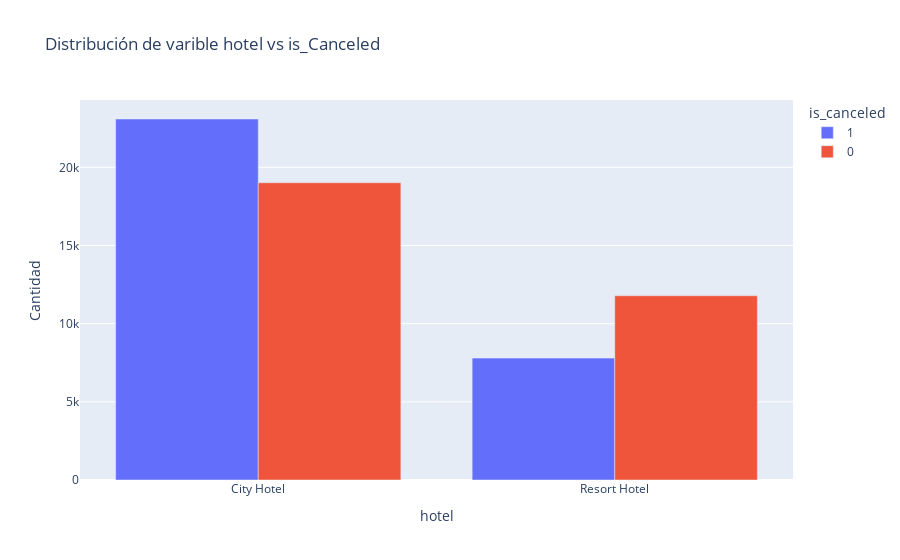
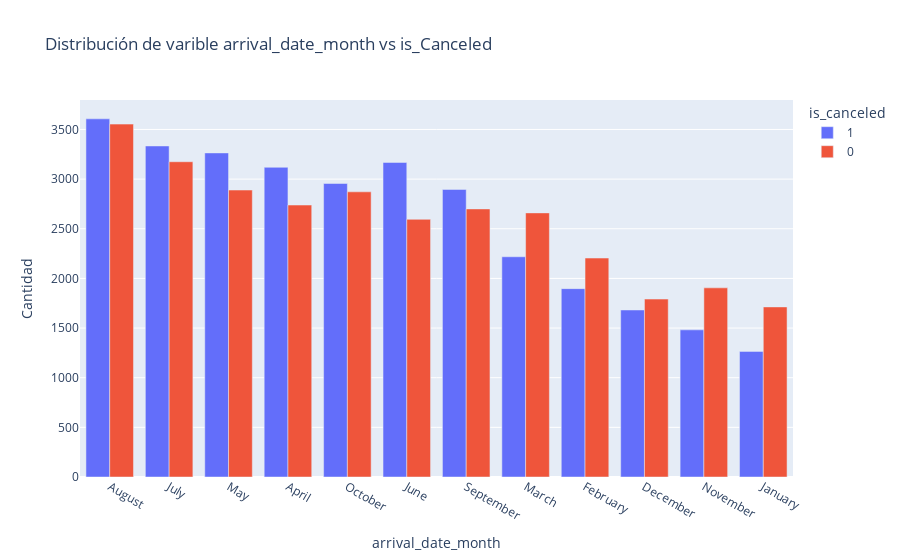
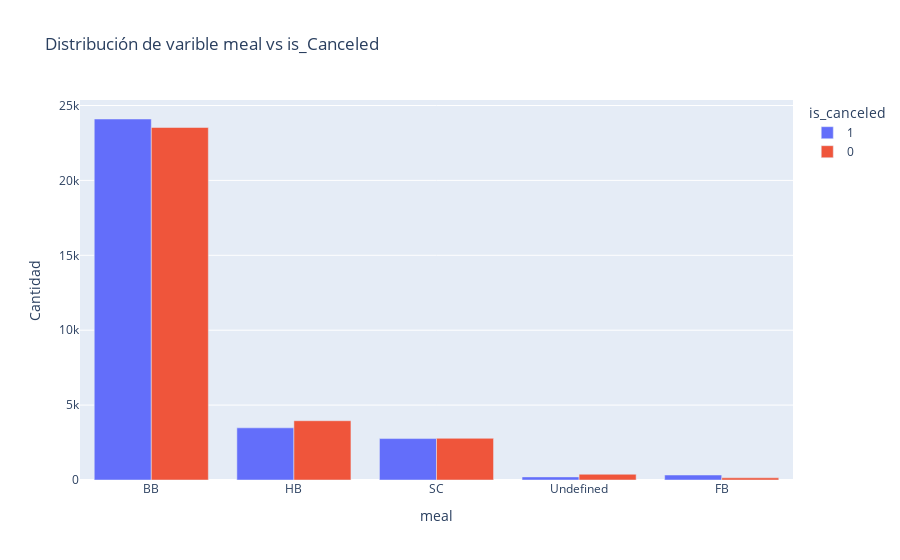
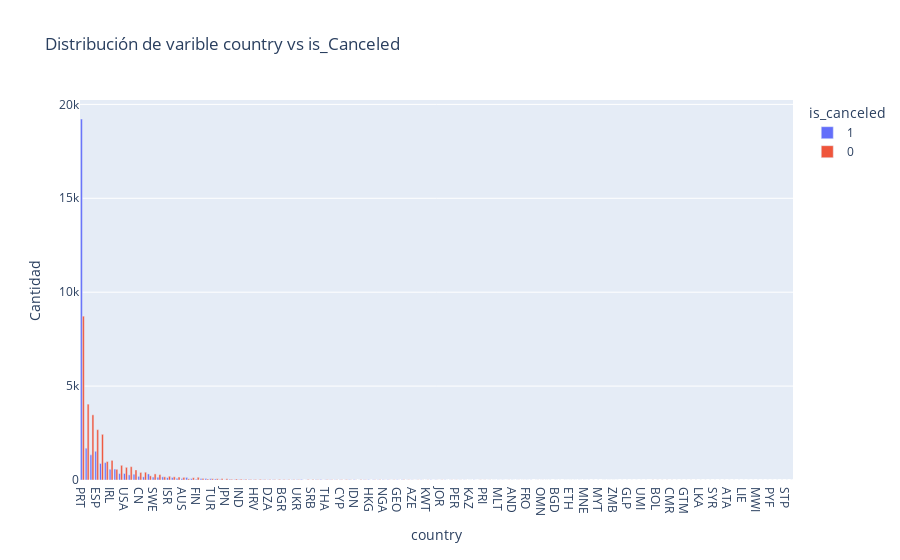

Source (notebook cell) for these figures, in order:
### Markdown cell above
### Variables Categoricas

Veamos como se comportan las variables categoricas con respecto a su estado de reserva. Teniendo en cuenta lo recien visto

### Code cell
def print_categorical_value_count(data: pd.DataFrame, column: str, subdivision: str):
  categorical_column_info = pd.merge(
    data.groupby(column)[subdivision].value_counts().reset_index(name="Cantidad"),
    data[column].value_counts().reset_index(name="total").rename(columns={"index": column}),
    on=column,
  ).sort_values(["total", subdivision], ascending=False)
  categorical_column_info["percentage"] = categorical_column_info["Cantidad"] / categorical_column_info["total"]
  categorical_column_info[subdivision] = categorical_column_info[subdivision].astype(str)
  px.bar(
    categorical_column_info,
    x=column,
    y="Cantidad",
    color=subdivision,
    hover_data={"percentage":":.2r"},
    barmode='group',
    title= "Distribución de varible " + column + " vs is_Canceled"
  ).show()

categorical_cols = [
  'hotel',
  'arrival_date_month',
  'meal',
  'country',
  'market_segment', # market_segment tiene info casi identica a distribution_channel
  'distribution_channel',
  'reserved_room_type',
  'assigned_room_type',
  'deposit_type',
  'customer_type',
  "agent", # marcado como categorica en el paper (agent id)
  "is_repeated_guest", # marcado como categorica en el paper (true false value)
  "arrival_date_day_of_month", # dia del mes (lo veo como una categoria de 31 valores posibles)
  'arrival_date_week_number', # week number (lo veo como una categoria de 53 valores posible)
  # "company", # marcado como categorica en el paper (company id) se borro del df
  
]
  # arrival_date_month + arrival_date_day_of_month me parece que tienen la misma info
  # arrival_date_week_number con diferente granularidad

for cat in categorical_cols:
  print_categorical_value_count(df_hotel, cat, "is_canceled")

### Figure 1 — Plotly figure (JSON) as saved in the notebook; plotly's stock layout.template omitted (floating-point values rounded to 4 significant figures)
{"data": [{"alignmentgroup": "True", "customdata": [[0.5484], [0.3982]], "hovertemplate": "is_canceled=1<br>hotel=%{x}<br>Cantidad=%{y}<br>percentage=%{customdata[0]:.2r}<extra></extra>", "legendgroup": "1", "marker": {"color": "#636efa", "pattern": {"shape": ""}}, "name": "1", "offsetgroup": "1", "orientation": "v", "showlegend": true, "textposition": "auto", "type": "bar", "x": ["City Hotel", "Resort Hotel"], "xaxis": "x", "y": [23092, 7796], "yaxis": "y"}, {"alignmentgroup": "True", "customdata": [[0.4516], [0.6018]], "hovertemplate": "is_canceled=0<br>hotel=%{x}<br>Cantidad=%{y}<br>percentage=%{customdata[0]:.2r}<extra></extra>", "legendgroup": "0", "marker": {"color": "#EF553B", "pattern": {"shape": ""}}, "name": "0", "offsetgroup": "0", "orientation": "v", "showlegend": true, "textposition": "auto", "type": "bar", "x": ["City Hotel", "Resort Hotel"], "xaxis": "x", "y": [19016, 11784], "yaxis": "y"}], "layout": {"barmode": "group", "legend": {"title": {"text": "is_canceled"}, "tracegroupgap": 0}, "title": {"text": "Distribución de varible hotel vs is_Canceled"}, "xaxis": {"anchor": "y", "domain": [0, 1], "title": {"text": "hotel"}}, "yaxis": {"anchor": "x", "domain": [0, 1], "title": {"text": "Cantidad"}}}}

### Figure 2 — Plotly figure (JSON) as saved in the notebook; plotly's stock layout.template omitted (floating-point values rounded to 4 significant figures)
{"data": [{"alignmentgroup": "True", "customdata": [[0.5037], [0.5122], [0.5304], [0.5324], [0.5072], [0.5497], [0.5175], [0.4547], [0.4625], [0.4842], [0.4376], [0.4248]], "hovertemplate": "is_canceled=1<br>arrival_date_month=%{x}<br>Cantidad=%{y}<br>percentage=%{customdata[0]:.2r}<extra></extra>", "legendgroup": "1", "marker": {"color": "#636efa", "pattern": {"shape": ""}}, "name": "1", "offsetgroup": "1", "orientation": "v", "showlegend": true, "textposition": "auto", "type": "bar", "x": ["August", "July", "May", "April", "October", "June", "September", "March", "February", "December", "November", "January"], "xaxis": "x", "y": [3607, 3334, 3264, 3119, 2956, 3168, 2896, 2218, 1897, 1682, 1482, 1265], "yaxis": "y"}, {"alignmentgroup": "True", "customdata": [[0.4963], [0.4878], [0.4696], [0.4676], [0.4928], [0.4503], [0.4825], [0.5453], [0.5375], [0.5158], [0.5624], [0.5752]], "hovertemplate": "is_canceled=0<br>arrival_date_month=%{x}<br>Cantidad=%{y}<br>percentage=%{customdata[0]:.2r}<extra></extra>", "legendgroup": "0", "marker": {"color": "#EF553B", "pattern": {"shape": ""}}, "name": "0", "offsetgroup": "0", "orientation": "v", "showlegend": true, "textposition": "auto", "type": "bar", "x": ["August", "July", "May", "April", "October", "June", "September", "March", "February", "December", "November", "January"], "xaxis": "x", "y": [3554, 3175, 2890, 2739, 2872, 2595, 2700, 2660, 2205, 1792, 1905, 1713], "yaxis": "y"}], "layout": {"barmode": "group", "legend": {"title": {"text": "is_canceled"}, "tracegroupgap": 0}, "title": {"text": "Distribución de varible arrival_date_month vs is_Canceled"}, "xaxis": {"anchor": "y", "domain": [0, 1], "title": {"text": "arrival_date_month"}}, "yaxis": {"anchor": "x", "domain": [0, 1], "title": {"text": "Cantidad"}}}}

### Figure 3 — Plotly figure (JSON) as saved in the notebook; plotly's stock layout.template omitted (floating-point values rounded to 4 significant figures)
{"data": [{"alignmentgroup": "True", "customdata": [[0.506], [0.4681], [0.4984], [0.3508], [0.6981]], "hovertemplate": "is_canceled=1<br>meal=%{x}<br>Cantidad=%{y}<br>percentage=%{customdata[0]:.2r}<extra></extra>", "legendgroup": "1", "marker": {"color": "#636efa", "pattern": {"shape": ""}}, "name": "1", "offsetgroup": "1", "orientation": "v", "showlegend": true, "textposition": "auto", "type": "bar", "x": ["BB", "HB", "SC", "Undefined", "FB"], "xaxis": "x", "y": [24099, 3483, 2766, 207, 333], "yaxis": "y"}, {"alignmentgroup": "True", "customdata": [[0.494], [0.5319], [0.5016], [0.6492], [0.3019]], "hovertemplate": "is_canceled=0<br>meal=%{x}<br>Cantidad=%{y}<br>percentage=%{customdata[0]:.2r}<extra></extra>", "legendgroup": "0", "marker": {"color": "#EF553B", "pattern": {"shape": ""}}, "name": "0", "offsetgroup": "0", "orientation": "v", "showlegend": true, "textposition": "auto", "type": "bar", "x": ["BB", "HB", "SC", "Undefined", "FB"], "xaxis": "x", "y": [23532, 3957, 2784, 383, 144], "yaxis": "y"}], "layout": {"barmode": "group", "legend": {"title": {"text": "is_canceled"}, "tracegroupgap": 0}, "title": {"text": "Distribución de varible meal vs is_Canceled"}, "xaxis": {"anchor": "y", "domain": [0, 1], "title": {"text": "meal"}}, "yaxis": {"anchor": "x", "domain": [0, 1], "title": {"text": "Cantidad"}}}}

### Figure 4 — Plotly figure (JSON) as saved in the notebook; plotly's stock layout.template omitted (floating-point values rounded to 4 significant figures; data arrays with more than 128 entries replaced by an {"elided": "..."} marker saying what was removed)
{"data": [{"alignmentgroup": "True", "customdata": [[0.6878], [0.2953], [0.2786], [0.3632], [0.2657], [0.4846], [0.3531], [0.5061], [0.3043], [0.3399], [0.277], [0.3636], [0.325], [0.2874], [0.5927], [0.3243], [0.3302], [0.5015], [0.382], [0.4371], [0.3618], [0.3548], [0.69], [0.3807], [0.2408], [0.5067], [0.6], [0.5075], [0.459], [0.3019], [0.2048], [0.5125], [0.3117], [0.3803], [0.4], [0.5088], [0.38], [0.2222], [0.4091], [0.3333], [0.4103], [0.1622], [0.2778], [0.3056], [0.3333], [0.4412], [0.9394], [0.1212], [0.06061], [0.5152], [0.8438], [0.4062], [0.5], [0.3929], [0.3704], [0.1923], [0.68], [0.7083], [0.1667], [0.4783], [0.9091], [0.5455], [0.5], [0.6842], [0.6316], [0.3125], [0.8], [0.5], [0.2143], [0.6923], [0.3846], [0.6923], [0.3333], [0.9167], [0.5833], [0.1818], [0.7273], [0.3], [0.3], [0.5556], [0.6667], [0.3333], [0.8889], [0.125], [0.25], [0.2857], [0.8571], [0.7143], [0.8571], [0.1667], [0.8], [0.4], [0.4], [0.8], [1], [0.25], [0.25], [0.5], [1], [0.6667], [1], [0.6667], [0.3333], [0.6667], [0.6667], [0.6667], [1], [1], [1], [0.5], [0.5], [0.5], [1], [1], [1], [1], [1], [1], [1]], "hovertemplate": "is_canceled=1<br>country=%{x}<br>Cantidad=%{y}<br>percentage=%{customdata[0]:.2r}<extra></extra>", "legendgroup": "1", "marker": {"color": "#636efa", "pattern": {"shape": ""}}, "name": "1", "offsetgroup": "1", "orientation": "v", "showlegend": true, "textposition": "auto", "type": "bar", "x": ["PRT", "GBR", "FRA", "ESP", "DEU", "ITA", "IRL", "BRA", "BEL", "USA", "NLD", "CHE", "CN", "AUT", "CHN", "SWE", "POL", "RUS", "ISR", "NOR", "ROU", "AUS", "AGO", "DNK", "FIN", "LUX", "MAR", "TUR", "HUN", "ARG", "JPN", "KOR", "CZE", "IND", "GRC", "ZAF", "HRV", "MEX", "COL", "DZA", "IRN", "LTU", "BGR", "CHL", "EST", "UKR", "ARE", "NZL", "SRB", "SVK", "SAU", "THA", "MOZ", "SVN", "CYP", "LVA", "PHL", "IDN", "ISL", "TWN", "HKG", "SGP", "EGY", "NGA", "TUN", "URY", "GEO", "LBN", "MYS", "AZE", "BLR", "CPV", "KWT", "MAC", "VEN", "JOR", "PAK", "ECU", "PER", "DOM", "GIB", "KAZ", "QAT", "CRI", "PRI", "ALB", "MDV", "MLT", "SEN", "MKD", "AND", "ARM", "BIH", "FRO", "JEY", "MUS", "OMN", "TZA", "BEN", "BGD", "BHR", "CIV", "ETH", "GAB", "KEN", "MNE", "TJK", "GGY", "MYT", "SYC", "VNM", "ZMB", "FJI", "GHA", "GLP", "HND", "IMN", "UMI", "VGB"], "xaxis": "x", "y": [19222, 1693, 1340, 1529, 880, 926, 571, 583, 342, 347, 272, 308, 194, 167, 323, 156, 142, 169, 123, 132, 89, 77, 138, 75, 46, 76, 81, 68, 56, 32, 17, 41, 24, 27, 24, 29, 19, 10, 18, 14, 16, 6, 10, 11, 12, 15, 31, 4, 2, 17, 27, 13, 14, 11, 10, 5, 17, 17, 4, 11, 20, 12, 10, 13, 12, 5, 12, 7, 3, 9, 5, 9, 4, 11, 7, 2, 8, 3, 3, 5, 6, 3, 8, 1, 2, 2, 6, 5, 6, 1, 4, 2, 2, 4, 5, 1, 1, 2, 3, 2, 3, 2, 1, 2, 2, 2, 3, 2, 2, 1, 1, 1, 1, 1, 1, 1, 1, 1, 1], "yaxis": "y"}, {"alignmentgroup": "True", "customdata": {"elided": "136x1 float values"}, "hovertemplate": "is_canceled=0<br>country=%{x}<br>Cantidad=%{y}<br>percentage=%{customdata[0]:.2r}<extra></extra>", "legendgroup": "0", "marker": {"color": "#EF553B", "pattern": {"shape": ""}}, "name": "0", "offsetgroup": "0", "orientation": "v", "showlegend": true, "textposition": "auto", "type": "bar", "x": {"elided": "136 str values"}, "xaxis": "x", "y": {"elided": "136 int values"}, "yaxis": "y"}], "layout": {"barmode": "group", "legend": {"title": {"text": "is_canceled"}, "tracegroupgap": 0}, "title": {"text": "Distribución de varible country vs is_Canceled"}, "xaxis": {"anchor": "y", "domain": [0, 1], "title": {"text": "country"}}, "yaxis": {"anchor": "x", "domain": [0, 1], "title": {"text": "Cantidad"}}}}
